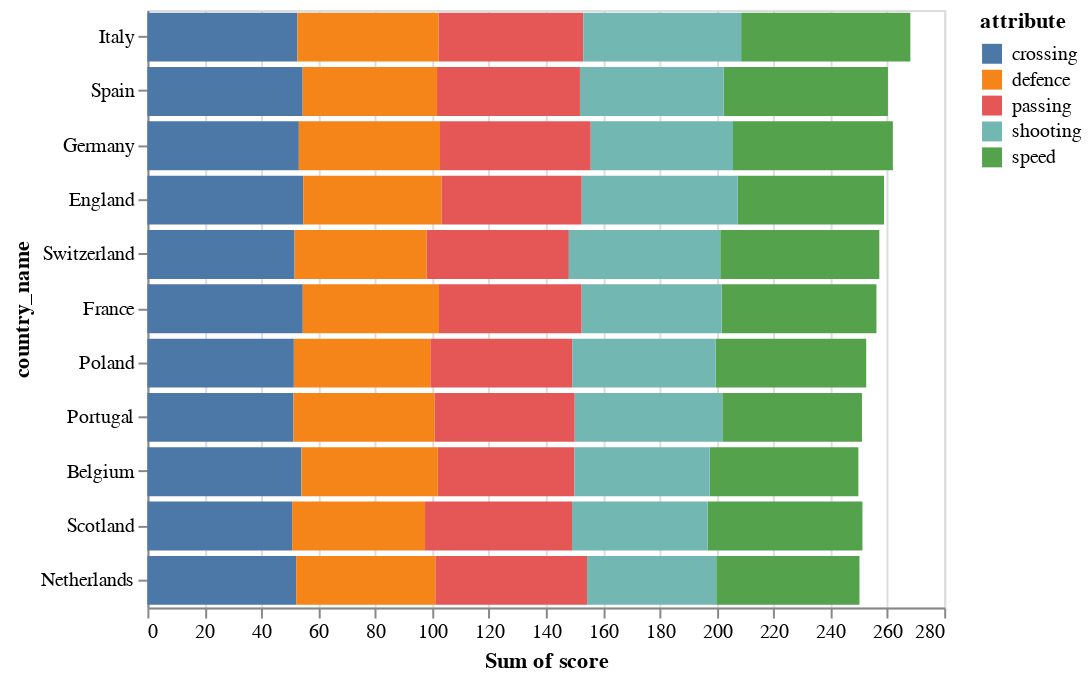

Notebook code cell kept with this figure:
### Markdown cell above
Let make the bar chart

### Code cell
alt.Chart(att).mark_bar().encode(
    alt.Y('country_name', sort=alt.SortField(field='total_att', op='average', order='descending')),
    alt.X('sum(score):Q'),
    alt.Color('attribute')
)

### Figure 1 — Vega-Lite specification as saved in the notebook (floating-point values rounded to 4 significant figures)
{"$schema": "https://vega.github.io/schema/vega-lite/v2.json", "config": {"view": {"height": 300, "width": 400}}, "data": {"values": [{"attribute": "speed", "country_name": "Belgium", "score": 52.22, "total_att": 297}, {"attribute": "speed", "country_name": "England", "score": 51.38, "total_att": 309.7}, {"attribute": "speed", "country_name": "France", "score": 54.44, "total_att": 307.6}, {"attribute": "speed", "country_name": "Germany", "score": 56.18, "total_att": 309.9}, {"attribute": "speed", "country_name": "Italy", "score": 59.46, "total_att": 319.4}, {"attribute": "speed", "country_name": "Netherlands", "score": 50.33, "total_att": 289.1}, {"attribute": "speed", "country_name": "Poland", "score": 52.93, "total_att": 302.5}, {"attribute": "speed", "country_name": "Portugal", "score": 49.06, "total_att": 299.5}, {"attribute": "speed", "country_name": "Scotland", "score": 54.44, "total_att": 290.8}, {"attribute": "speed", "country_name": "Spain", "score": 57.72, "total_att": 313.8}, {"attribute": "speed", "country_name": "Switzerland", "score": 55.9, "total_att": 308.6}, {"attribute": "passing", "country_name": "Belgium", "score": 47.94, "total_att": 297}, {"attribute": "passing", "country_name": "England", "score": 49.31, "total_att": 309.7}, {"attribute": "passing", "country_name": "France", "score": 50.12, "total_att": 307.6}, {"attribute": "passing", "country_name": "Germany", "score": 52.96, "total_att": 309.9}, {"attribute": "passing", "country_name": "Italy", "score": 50.89, "total_att": 319.4}, {"attribute": "passing", "country_name": "Netherlands", "score": 53.33, "total_att": 289.1}, {"attribute": "passing", "country_name": "Poland", "score": 49.87, "total_att": 302.5}, {"attribute": "passing", "country_name": "Portugal", "score": 49.29, "total_att": 299.5}, {"attribute": "passing", "country_name": "Scotland", "score": 51.65, "total_att": 290.8}, {"attribute": "passing", "country_name": "Spain", "score": 50.22, "total_att": 313.8}, {"attribute": "passing", "country_name": "Switzerland", "score": 50, "total_att": 308.6}, {"attribute": "crossing", "country_name": "Belgium", "score": 54.11, "total_att": 297}, {"attribute": "crossing", "country_name": "England", "score": 54.77, "total_att": 309.7}, {"attribute": "crossing", "country_name": "France", "score": 54.59, "total_att": 307.6}, {"attribute": "crossing", "country_name": "Germany", "score": 53.21, "total_att": 309.9}, {"attribute": "crossing", "country_name": "Italy", "score": 52.71, "total_att": 319.4}, {"attribute": "crossing", "country_name": "Netherlands", "score": 52.28, "total_att": 289.1}, {"attribute": "crossing", "country_name": "Poland", "score": 51.47, "total_att": 302.5}, {"attribute": "crossing", "country_name": "Portugal", "score": 51.32, "total_att": 299.5}, {"attribute": "crossing", "country_name": "Scotland", "score": 50.85, "total_att": 290.8}, {"attribute": "crossing", "country_name": "Spain", "score": 54.56, "total_att": 313.8}, {"attribute": "crossing", "country_name": "Switzerland", "score": 51.7, "total_att": 308.6}, {"attribute": "shooting", "country_name": "Belgium", "score": 47.61, "total_att": 297}, {"attribute": "shooting", "country_name": "England", "score": 54.85, "total_att": 309.7}, {"attribute": "shooting", "country_name": "France", "score": 49.16, "total_att": 307.6}, {"attribute": "shooting", "country_name": "Germany", "score": 50, "total_att": 309.9}, {"attribute": "shooting", "country_name": "Italy", "score": 55.46, "total_att": 319.4}, {"attribute": "shooting", "country_name": "Netherlands", "score": 45.39, "total_att": 289.1}, {"attribute": "shooting", "country_name": "Poland", "score": 50.4, "total_att": 302.5}, {"attribute": "shooting", "country_name": "Portugal", "score": 51.87, "total_att": 299.5}, {"attribute": "shooting", "country_name": "Scotland", "score": 47.62, "total_att": 290.8}, {"attribute": "shooting", "country_name": "Spain", "score": 50.5, "total_att": 313.8}, {"attribute": "shooting", "country_name": "Switzerland", "score": 53.2, "total_att": 308.6}, {"attribute": "defence", "country_name": "Belgium", "score": 47.94, "total_att": 297}, {"attribute": "defence", "country_name": "England", "score": 48.54, "total_att": 309.7}, {"attribute": "defence", "country_name": "France", "score": 47.88, "total_att": 307.6}, {"attribute": "defence", "country_name": "Germany", "score": 49.61, "total_att": 309.9}, {"attribute": "defence", "country_name": "Italy", "score": 49.57, "total_att": 319.4}, {"attribute": "defence", "country_name": "Netherlands", "score": 48.89, "total_att": 289.1}, {"attribute": "defence", "country_name": "Poland", "score": 47.93, "total_att": 302.5}, {"attribute": "defence", "country_name": "Portugal", "score": 49.55, "total_att": 299.5}, {"attribute": "defence", "country_name": "Scotland", "score": 46.71, "total_att": 290.8}, {"attribute": "defence", "country_name": "Spain", "score": 47.22, "total_att": 313.8}, {"attribute": "defence", "country_name": "Switzerland", "score": 46.4, "total_att": 308.6}]}, "encoding": {"color": {"field": "attribute", "type": "nominal"}, "x": {"aggregate": "sum", "field": "score", "type": "quantitative"}, "y": {"field": "country_name", "sort": {"field": "total_att", "op": "average", "order": "descending"}, "type": "nominal"}}, "mark": "bar"}
